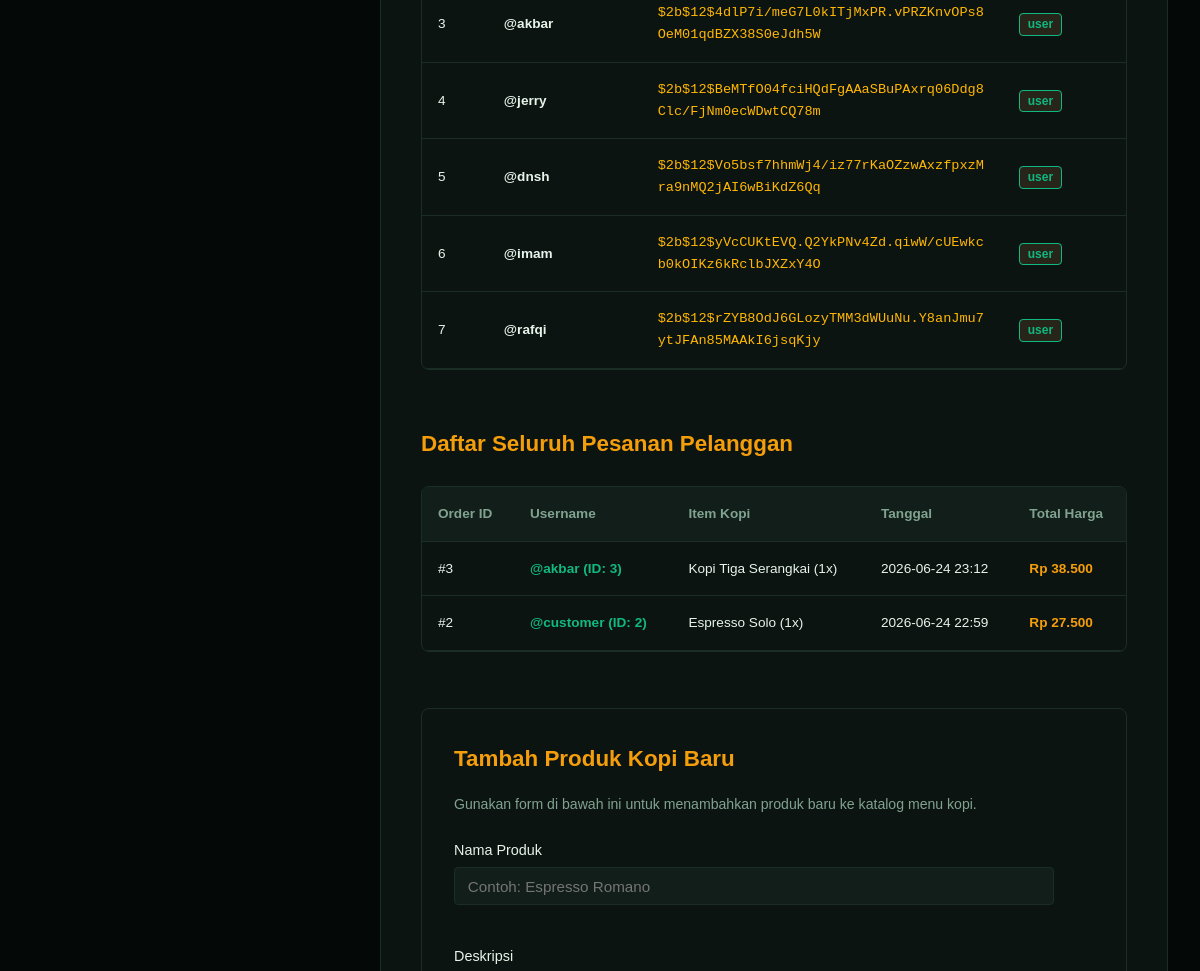
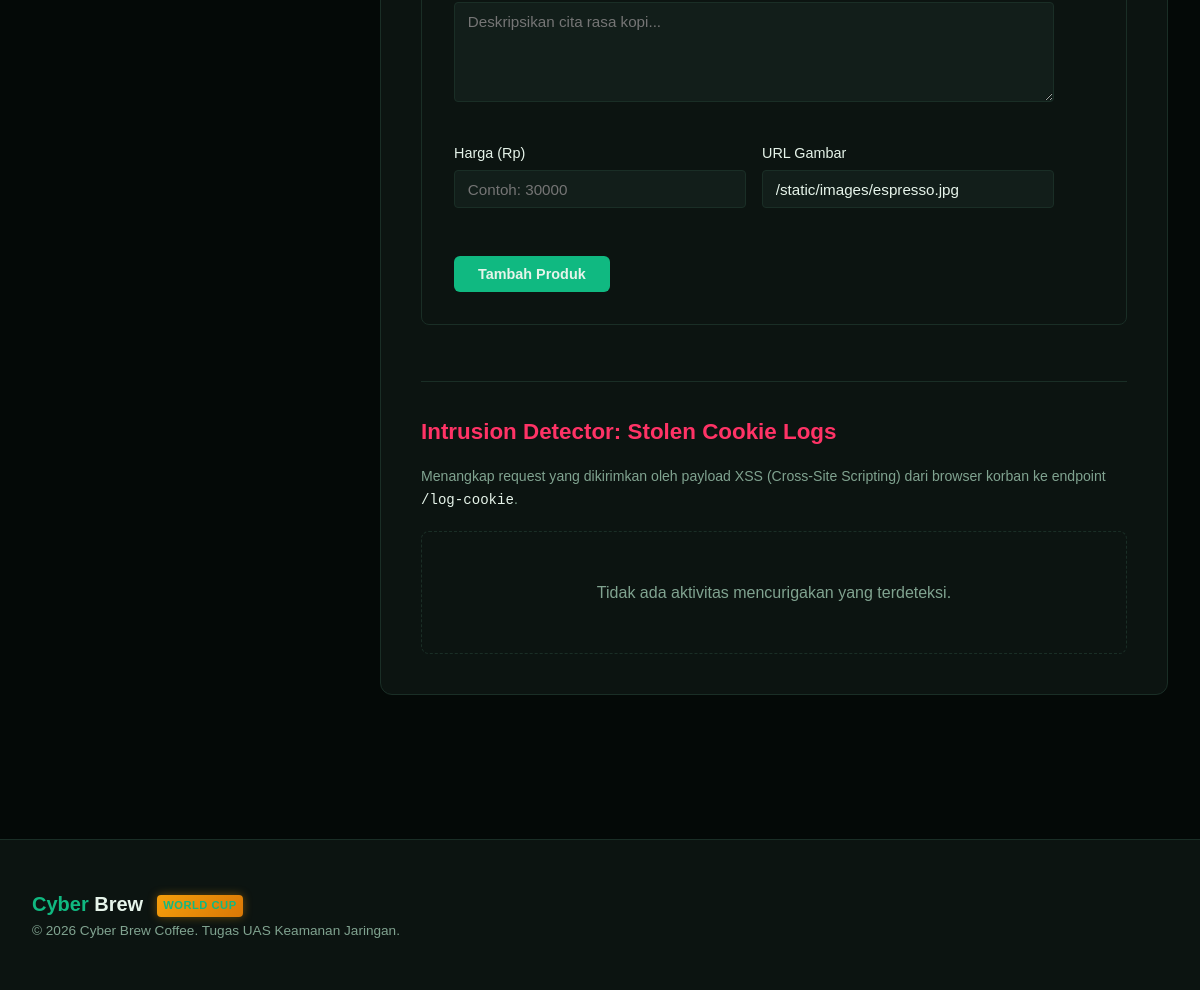
Page /admin (signed in, lower part) on the earlier database version (2 pictures, top to bottom).
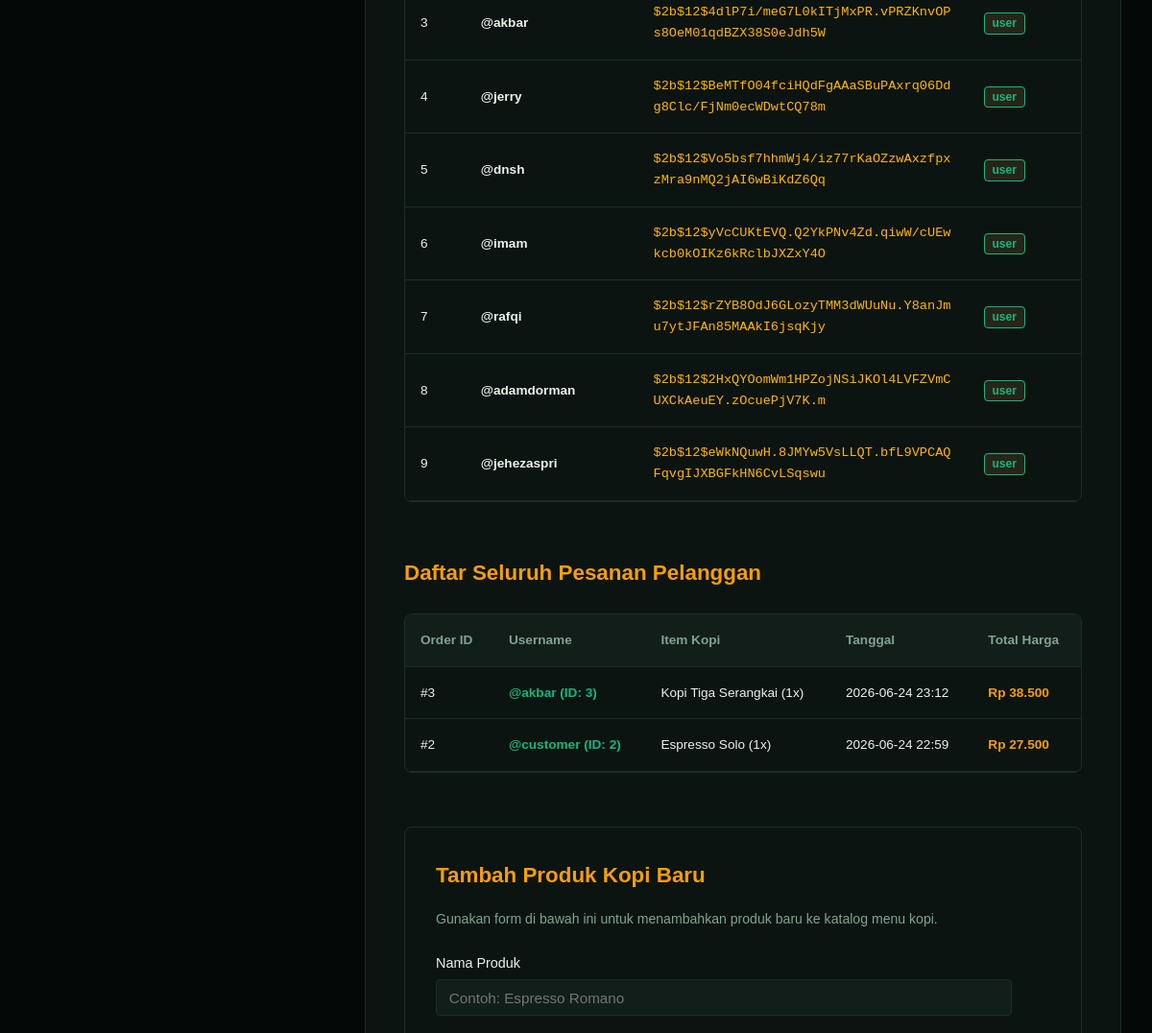
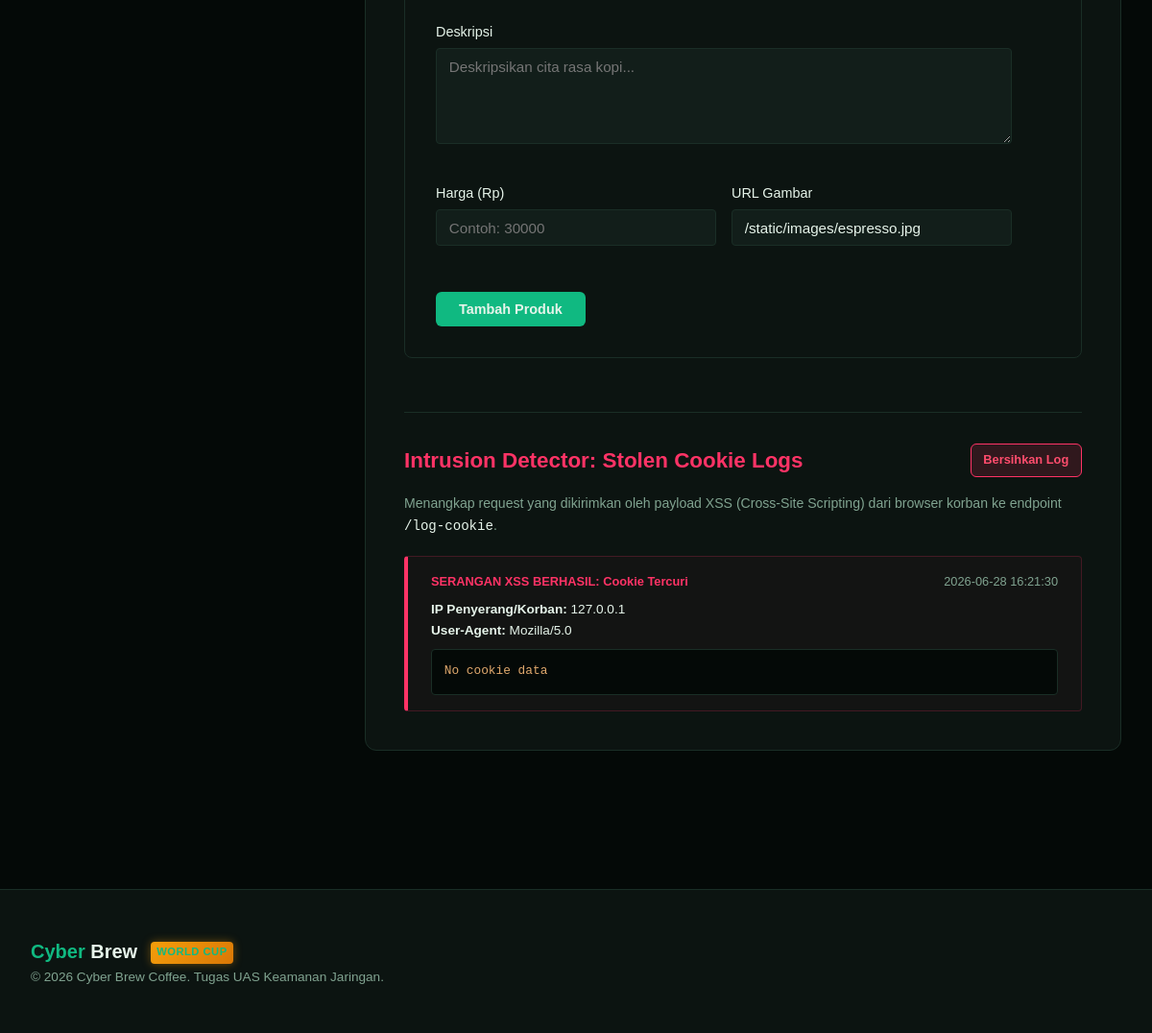
Same page on the later database version (2 pictures, top to bottom).
### tables this page shows
CREATE TABLE users (
                id INTEGER PRIMARY KEY AUTOINCREMENT,
                username TEXT UNIQUE NOT NULL,
                password TEXT NOT NULL,
                role TEXT NOT NULL
            );

CREATE TABLE orders (
                id INTEGER PRIMARY KEY AUTOINCREMENT,
                user_id INTEGER,
                username TEXT NOT NULL,
                items TEXT NOT NULL,
                total_price INTEGER NOT NULL,
                order_date TEXT NOT NULL,
                FOREIGN KEY (user_id) REFERENCES users (id)
            );

### app.py (the view)
@app.route('/admin')
@admin_required
def admin_dashboard():
    user = get_current_user()
    conn = get_db_connection()
    orders = conn.execute('SELECT * FROM orders ORDER BY id DESC').fetchall()
    users = conn.execute('SELECT id, username, password, role FROM users').fetchall()
    conn.close()
    return render_template('admin.html', user=user, orders=orders, users=users, attack_log=attack_log, security_mode=config.SECURITY_MODE)

### app.py (called while the page is built, shortened)
@app.before_request
def enforce_https():
    if config.SECURITY_MODE:
        is_secure = request.is_secure or request.headers.get('X-Forwarded-Proto', '').lower() == 'https'
        if not is_secure:
            url = request.url.replace("http://", "https://", 1)
            return redirect(url, code=301)

def get_db_connection():
    conn = sqlite3.connect(config.DATABASE)
    conn.row_factory = sqlite3.Row
    return conn

def get_current_user():
    if config.SECURITY_MODE:
        username = session.get('username')
        if not username:
            return None
        conn = get_db_connection()
        user = conn.execute('SELECT * FROM users WHERE username = ?', (username,)).fetchone()
        conn.close()
        return user

@app.context_processor
def inject_security_status():
    return dict(SECURITY_MODE=config.SECURITY_MODE)

### templates/admin.html (shortened to what the changed rows need)
{% extends 'layout.html' %}
{% block content %}
<section class="container">
    <div class="dashboard-grid">
        <div class="dashboard-content">
            <div style="margin-bottom: 3.5rem;">
                <div class="db-table-wrapper">
                    <table class="db-table">
                        <tbody>
                            {% for u in users %}
                                <tr>
                                    <td>{{ u.id }}</td>
                                    <td style="font-weight: 600; color: var(--text-light);">@{{ u.username }}</td>
                                    <td class="password-cell">{{ u.password }}</td>
                                    <td>
                                        <span class="role-badge {% if u.role == 'admin' %}admin{% else %}user{% endif %}">
                                            {{ u.role }}
                                        </span>
                                    </td>
                                </tr>
                            {% endfor %}
                        </tbody>
                    </table>
                </div>
            </div>
            <div style="margin-bottom: 3.5rem;">
                <div class="db-table-wrapper">
                    <table class="db-table">
                        <thead>
                            <tr>
                                <th>Order ID</th>
                                <th>Username</th>
                                <th>Item Kopi</th>
                                <th>Tanggal</th>
                                <th>Total Harga</th>
                            </tr>
                        </thead>
                        <tbody>
                            {% if orders %}
                                {% for o in orders %}
                                    <tr>
                                        <td>#{{ o.id }}</td>
                                        <td style="font-weight:600; color: var(--primary);">@{{ o.username }} (ID: {{ o.user_id }})</td>
                                        <td>{{ o.items }}</td>
                                        <td>{{ o.order_date }}</td>
                                        <td style="font-weight:600; color: var(--accent);">Rp {{ "{:,}".format(o.total_price).replace(",", ".") }}</td>
                                    </tr>
                                {% endfor %}
                            {% else %}
                                <tr>
                                    <td colspan="5" style="text-align: center; color: var(--text-muted); font-style: italic; padding: 2rem;">Belum ada pesanan masuk.</td>
                                </tr>
                            {% endif %}
                        </tbody>
                    </table>
                </div>
            </div>
            <div class="log-section">
                <div style="display: flex; justify-content: space-between; align-items: center; margin-bottom: 1rem;">
                    <h3 style="color: var(--insecure-red); font-size: 1.4rem; display: flex; align-items: center; gap: 0.5rem;">
                        Intrusion Detector: Stolen Cookie Logs
                    </h3>
                    {% if attack_log %}
                        <a href="/clear-attack-logs" class="btn btn-danger btn-sm">Bersihkan Log</a>
                    {% endif %}
                </div>
                <div class="log-list">
                    {% if attack_log %}
                        {% for log in attack_log %}
                            <div class="log-card">
                                <div class="log-header">
                                    <span class="log-title">
                                        {{ log.title if log.title else 'SERANGAN XSS BERHASIL: Cookie Tercuri' }}
                                    </span>
                                    <span>{{ log.timestamp }}</span>
                                </div>
                                <div style="font-size: 0.85rem; margin-top: 0.5rem;">
                                    <strong>IP Penyerang/Korban:</strong> {{ log.ip }} <br>
                                    <strong>User-Agent:</strong> {{ log.user_agent }}
                                </div>
                                <div class="log-cookie-content">
                                    {{ log.cookie }}
                                </div>
                            </div>
                        {% endfor %}
                    {% else %}
                        <div style="text-align: center; border: 1px dashed var(--border); padding: 3rem 0; border-radius: 8px; color: var(--text-muted);">
                            <p>Tidak ada aktivitas mencurigakan yang terdeteksi.</p>
                        </div>
                    {% endif %}
                </div>
            </div>
        </div>
    </div>
</section>
{% endblock %}

Differences in the rows shown:
added users: id "8", username "adamdorman", password "$2b$12$2HxQYOomWm1HPZojNSiJKOl4LVFZVmCUXCkAeuEY.zOcuePjV7K.m", role "user"
added users: id "9", username "jehezaspri", password "$2b$12$eWkNQuwH.8JMYw5VsLLQT.bfL9VPCAQFqvgIJXBGFkHN6CvLSqswu", role "user"
Other differences:
text no longer shown: "Tidak ada aktivitas mencurigakan yang terdeteksi."
text now shown: "Bersihkan Log"
new list line: "SERANGAN XSS BERHASIL: Cookie Tercuri 2026-06-28 16:21:30 IP Penyerang/Korban: 127.0.0.1 User-Agent: Mozilla/5.0 No cookie data"
